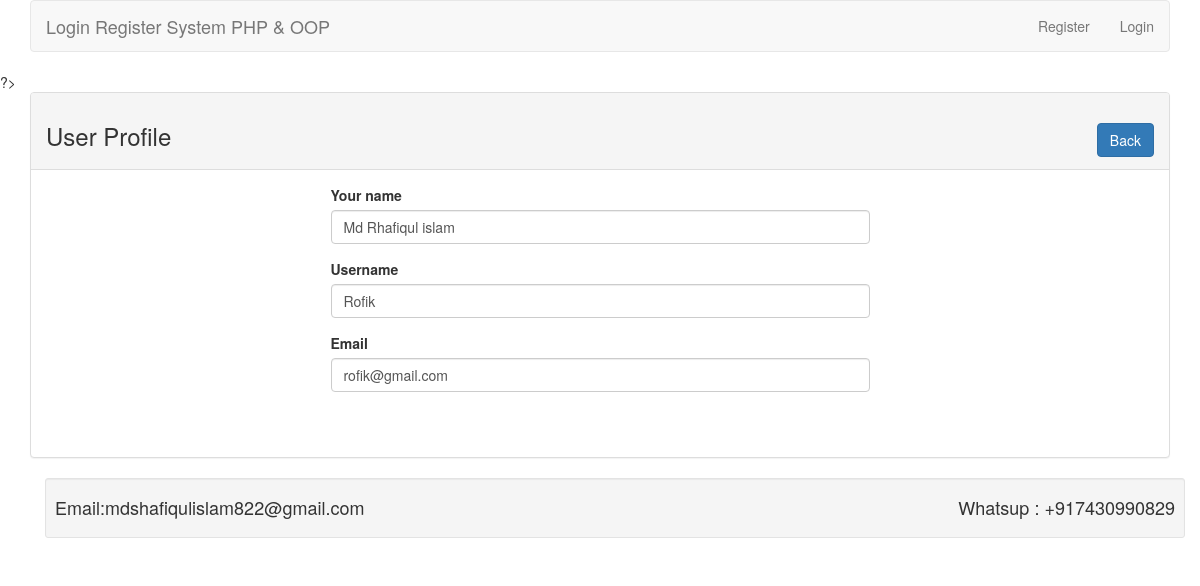
Screenshot of /profile.php?id=2 with the database file from the repository.
### tables this page shows
CREATE TABLE `table_user` (
  `id` int(11) NOT NULL,
  `name` varchar(255) NOT NULL,
  `username` varchar(255) NOT NULL,
  `email` varchar(255) NOT NULL,
  `password` varchar(255) NOT NULL
);

### lib/User.php (called while the page is built, shortened)
<?php
include 'Database.php';
class User{
	private $db;
	function __construct()
	{
		$this->db = new Database();
	}
     public function getUserById($id){
        $sql = "SELECT * FROM table_user WHERE id = :id LIMIT 1";
        $query = $this->db->pdo->prepare($sql);
        $query->bindValue(':id',$id);
        $query->execute();
        $result = $query->fetch(PDO::FETCH_OBJ);
        return $result;
    }
}
?>

### lib/Database.php (called while the page is built)
<?php
class Database{
    private $hostdb = "localhost";
    private $userdb = "root";
    private $passdb = "";
    private $namedb = "db_lr";
    public  $pdo;
    public function __construct()
    {
        if(!isset($this->pdo)){
            try
            {
              $link = new PDO("mysql:host=".$this->hostdb.";dbname=".$this->namedb,$this->userdb,$this->passdb);
                $link->setAttribute(PDO::ATTR_ERRMODE, PDO::ERRMODE_EXCEPTION);
                $link->exec("SET CHARACTER SET utf8");
                $this->pdo = $link;
            }
            catch(PDOException $e){
                die("Failed to connect with Database".$e->getMessage());
            }
        }
    }
}
?>

### profile.php (the view, shortened to what this page needs)
<?php
	include 'inc/header.php';
	include 'lib/User.php';
?>
?>
<?php
if(isset($_GET['id'])){
    $userid = (int)$_GET['id'];
}
$user = new User();
?>
<div class="container">
		<div class="panel panel-default">
				<div class="panel-heading">
				<h3>User Profile <span class="pull-right"><a class="btn btn-primary" href="index.php">Back</a></span></h3>
			</div>
			<div class="panel-body">
				<div class="row">
					<div class="col-md-6 col-md-offset-3">
						<?php
							$userdata = $user->getUserById($userid);
							if($userdata){
						?>
						<form action="" method="POST">
							<div class="form-group">
								<label>Your name</label>
								<input type="text" name="name" class="form-control"  value="<?php echo $userdata->name; ?>">
							</div>
							<div class="form-group">
								<label>Username</label>
								<input type="text" name="username" class="form-control"  value="<?php echo $userdata->username; ?>">
							</div>
							<div class="form-group">
								<label>Email</label>
								<input type="email" name="email" class="form-control"  value="<?php echo $userdata->email; ?>">
							</div>
							<div class="form-group">
						</form>
						<?php } ?>
					</div>
				</div>
			</div>
		</div>
</div>
<?php
	include 'inc/footer.php';
?>

### rows the page displays
table_user: name "Md Rhafiqul islam", username "Rofik", email "rofik@gmail.com"
